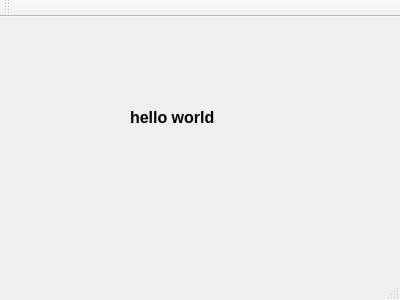
<?xml version="1.0" encoding="UTF-8"?>
<ui version="4.0">
 <class>MainWindow</class>
 <widget class="QMainWindow" name="MainWindow">
  <property name="geometry">
   <rect>
    <x>0</x>
    <y>0</y>
    <width>400</width>
    <height>300</height>
   </rect>
  </property>
  <property name="windowTitle">
   <string>MainWindow</string>
  </property>
  <widget class="QWidget" name="centralWidget">
   <widget class="QLabel" name="label">
    <property name="geometry">
     <rect>
      <x>130</x>
      <y>70</y>
      <width>91</width>
      <height>61</height>
     </rect>
    </property>
    <property name="sizePolicy">
     <sizepolicy hsizetype="Preferred" vsizetype="Preferred">
      <horstretch>0</horstretch>
      <verstretch>0</verstretch>
     </sizepolicy>
    </property>
    <property name="font">
     <font>
      <pointsize>12</pointsize>
      <weight>75</weight>
      <bold>true</bold>
     </font>
    </property>
    <property name="text">
     <string>&lt;html&gt;&lt;head/&gt;&lt;body&gt;&lt;p&gt;&lt;span style=&quot; font-weight:600;&quot;&gt;hello world&lt;/span&gt;&lt;/p&gt;&lt;/body&gt;&lt;/html&gt;</string>
    </property>
   </widget>
  </widget>
  <widget class="QMenuBar" name="menuBar">
   <property name="geometry">
    <rect>
     <x>0</x>
     <y>0</y>
     <width>400</width>
     <height>17</height>
    </rect>
   </property>
  </widget>
  <widget class="QToolBar" name="mainToolBar">
   <attribute name="toolBarArea">
    <enum>TopToolBarArea</enum>
   </attribute>
   <attribute name="toolBarBreak">
    <bool>false</bool>
   </attribute>
  </widget>
  <widget class="QStatusBar" name="statusBar"/>
 </widget>
 <layoutdefault spacing="6" margin="11"/>
 <resources/>
 <connections/>
</ui>
